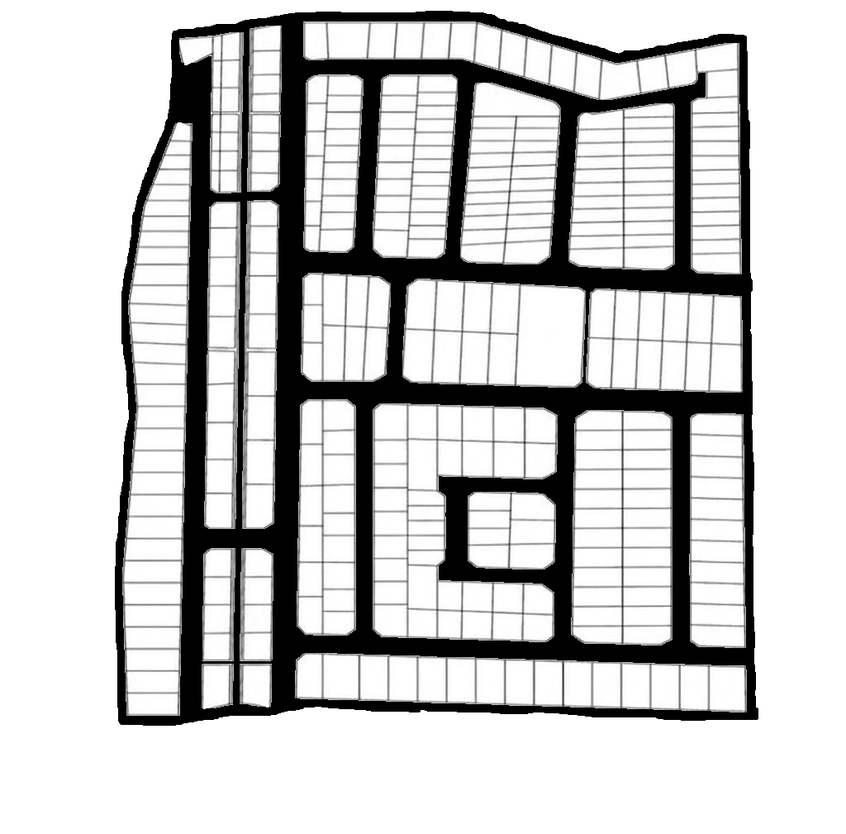
#> input picture scratch/lot_map_swap_backup/lot_plan_roads.png, 846 x 834 px, shrunk from 1024 x 1009 before the run, found by its file name
$ python probe_fixed8.py
#> lines starting #> are read from the running program, lines starting #| are printed output that depends on the picture; after the words box and inside, x2 and y2 are one past the last pixel; in counts of white or black regions, pixels touching at a corner belong together
"""Axis-aligned ink-wall fit from cell centroids."""
from pathlib import Path

import cv2
import numpy as np
from PIL import Image, ImageDraw

ROOT = Path(__file__).resolve().parent.parent
rgb = np.array(Image.open(ROOT / "static/images/lot_plan_roads.png").convert("RGB"))
#> rgb is the input picture: shape (834, 846, 3); min 0, max 255, mean 201.7
gray = cv2.cvtColor(rgb, cv2.COLOR_RGB2GRAY)
H, W = gray.shape
#> H = 834; W = 846
ink = (gray < 108).astype(np.uint8)
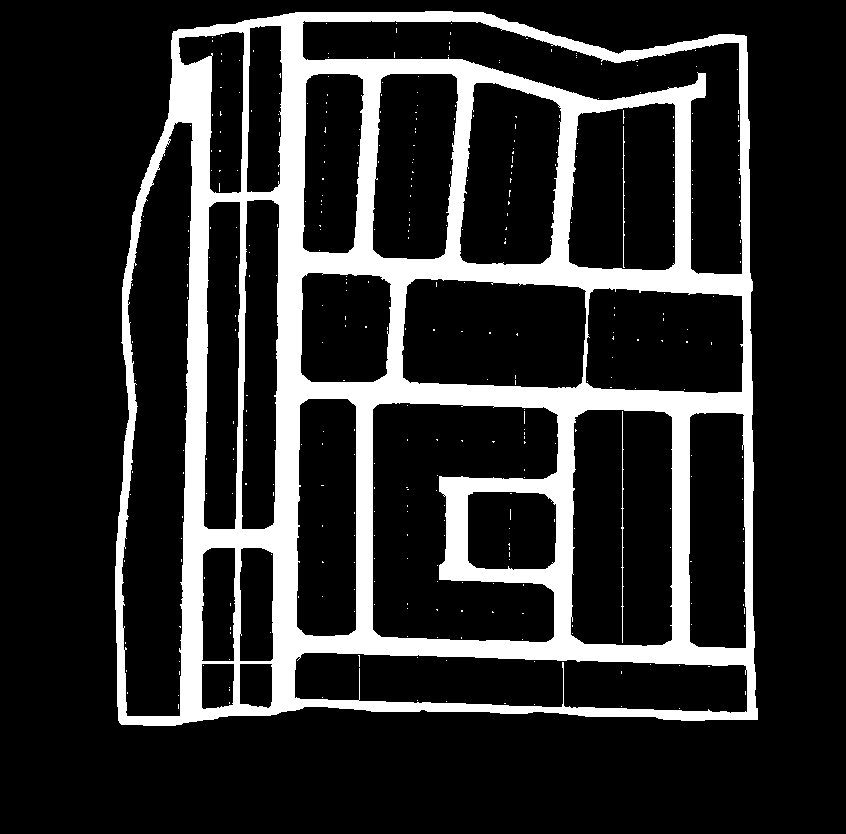
#> ink: shape (834, 846); values 0 (black) and 1 (white), 17.8% white; 379 white regions (376 under 20 px), largest, box (x1, y1, x2, y2) and area: (115, 11, 758, 726) 124296, (621, 411, 624, 643) 248, (622, 126, 625, 268) 155
ink_hard = cv2.dilate((gray < 108).astype(np.uint8) * 255, np.ones((3, 3), np.uint8), 1)
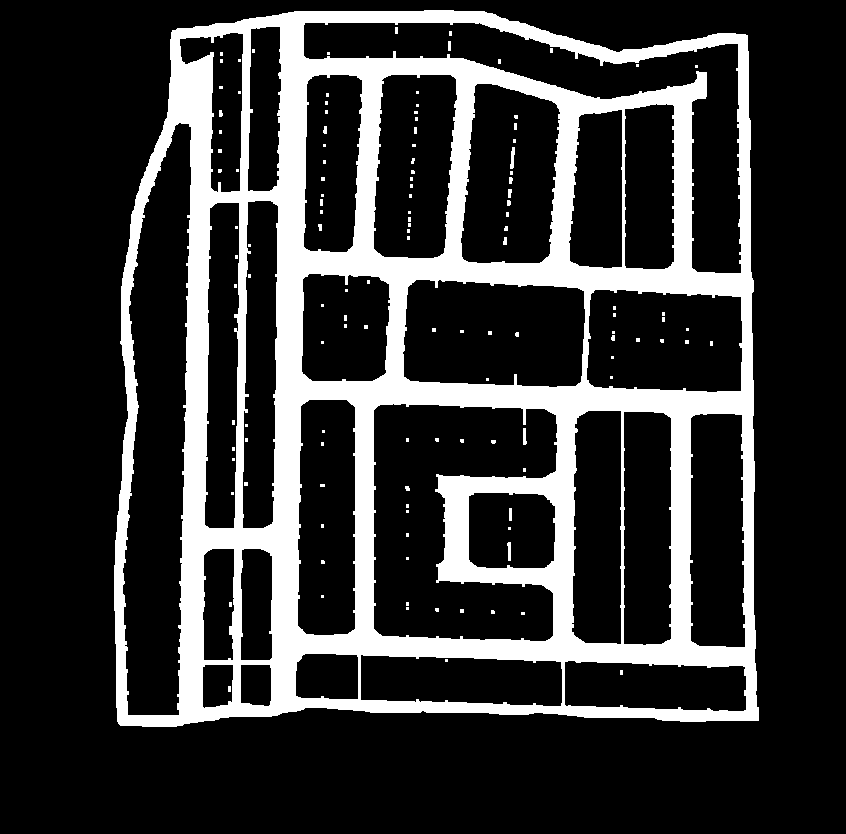
#> ink_hard: shape (834, 846); 20.8% white; 125 white regions (106 under 20 px), largest, box (x1, y1, x2, y2) and area: (114, 10, 759, 727) 145070, (510, 147, 515, 169) 74, (507, 542, 511, 561) 60
shaded = ((gray >= 125) & (gray <= 185)).astype(np.uint8) * 255
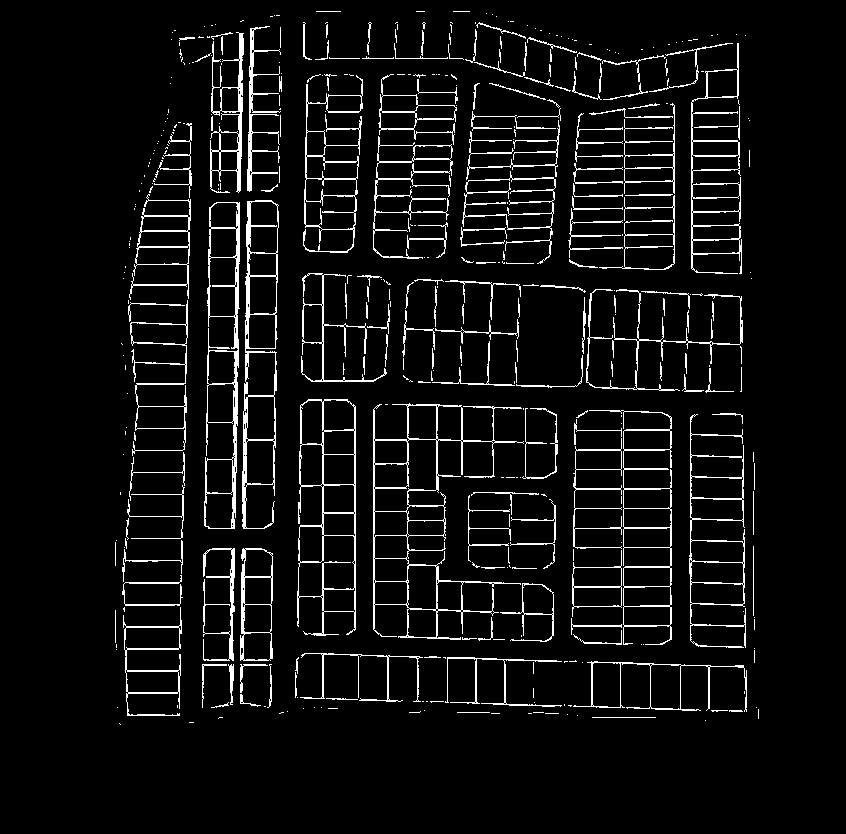
#> shaded: shape (834, 846); 6.1% white in thin lines or dots, all inside (x1, y1, x2, y2) = (115, 11, 759, 725)
cells = cv2.bitwise_and(shaded, cv2.bitwise_not(ink_hard))
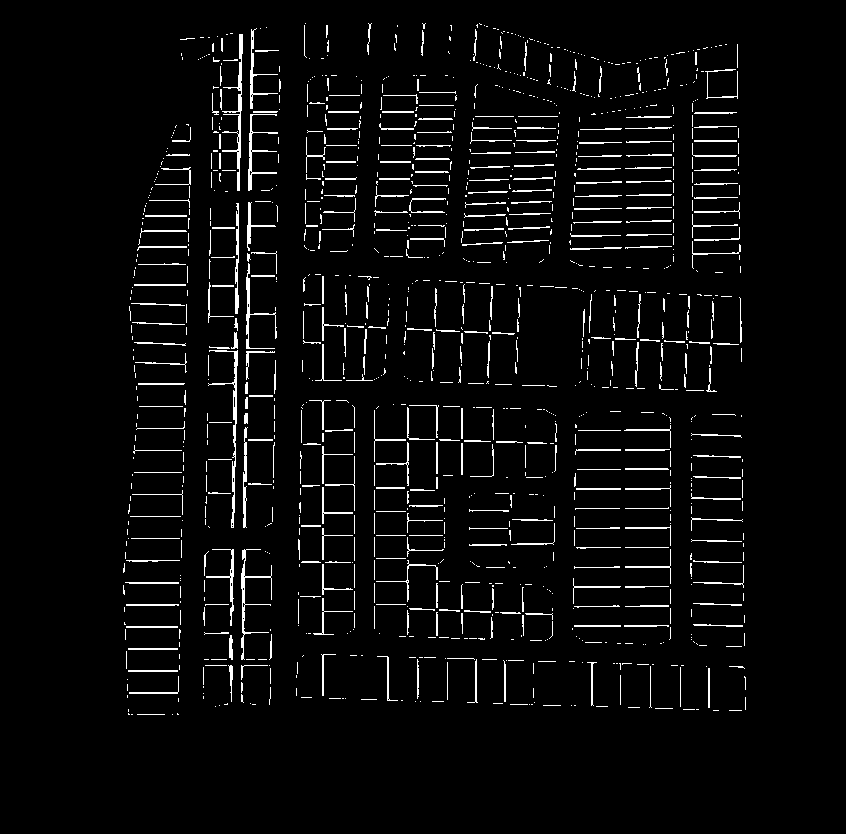
#> cells: shape (834, 846); 4% white in thin lines or dots, all inside (x1, y1, x2, y2) = (123, 23, 746, 715)
cells = cv2.morphologyEx(cells, cv2.MORPH_OPEN, np.ones((2, 2), np.uint8), 1)
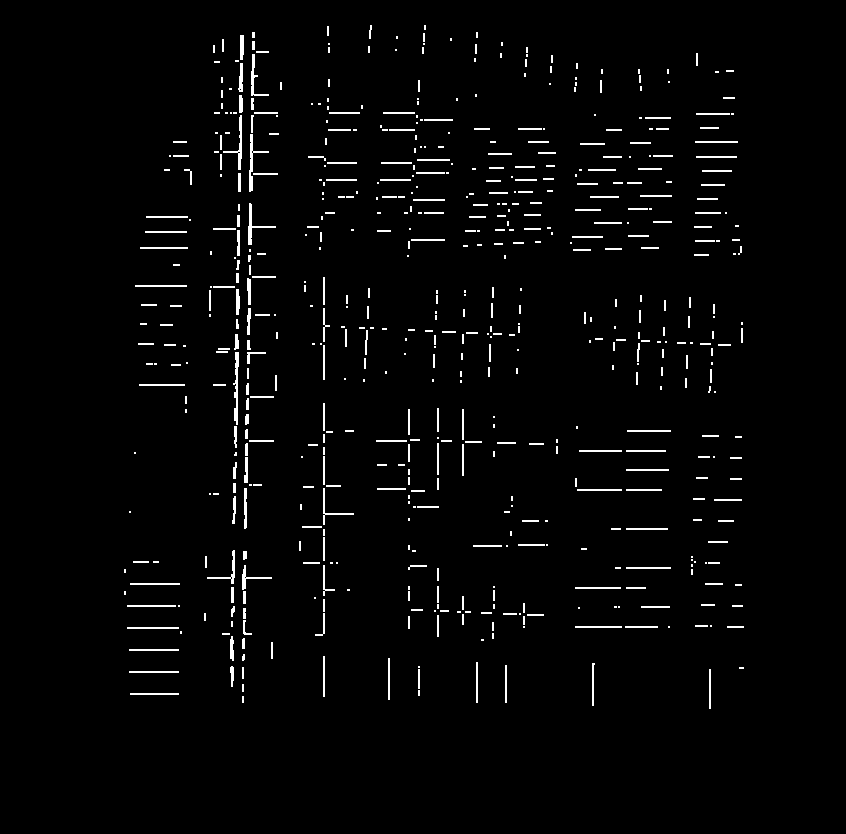
#> cells: shape (834, 846); 2.3% white in thin lines or dots, all inside (x1, y1, x2, y2) = (124, 25, 744, 709)

seeds = [
    (108.0, 96.0), (138.0, 101.0), (167.0, 106.0), (196.0, 111.0),
    (104.0, 116.0), (133.0, 126.0), (161.0, 134.0), (194.0, 145.0),
]


def centroid(sx, sy):
    ix, iy = int(round(sx)), int(round(sy))
    if cells[iy, ix] == 0:
        for r in range(1, 10):
            for dy in range(-r, r + 1):
                for dx in range(-r, r + 1):
                    xx, yy = ix + dx, iy + dy
                    if 0 <= xx < W and 0 <= yy < H and cells[yy, xx]:
                        ix, iy = xx, yy
                        break
                else:
                    continue
                break
            else:
                continue
            break
    if cells[iy, ix] == 0:
        return sx, sy
    mask = np.zeros((H + 2, W + 2), np.uint8)
    flood = cells.copy()
    cv2.floodFill(flood, mask, (ix, iy), 200)
    ys, xs = np.where(flood == 200)
    if len(xs) < 20:
        return sx, sy
    return float(xs.mean()), float(ys.mean())


def ray(sx, sy, ang, max_t=24.0):
    rad = np.deg2rad(ang)
    hit = max_t
    for t in np.linspace(1.5, max_t, 60):
        xx = int(round(sx + t * np.cos(rad)))
        yy = int(round(sy + t * np.sin(rad)))
        if not (0 <= xx < W and 0 <= yy < H) or ink[yy, xx]:
            hit = float(t)
            break
    return hit


def fit(sx0, sy0):
    sx, sy = centroid(sx0, sy0)
    # slight map tilt (~8 deg) — use that fixed angle for this cluster
    ang = 8.0
    a0, a1 = ang, ang + 90.0
    r = min(ray(sx, sy, a0), 18.0)
    l = min(ray(sx, sy, a0 + 180), 18.0)
    d = min(ray(sx, sy, a1), 16.0)
    u = min(ray(sx, sy, a1 + 180), 16.0)
    ux = np.array([np.cos(np.deg2rad(a0)), np.sin(np.deg2rad(a0))])
    uy = np.array([np.cos(np.deg2rad(a1)), np.sin(np.deg2rad(a1))])
    c = np.array([sx, sy]) + ux * ((r - l) / 2) + uy * ((d - u) / 2)
    sx, sy = float(c[0]), float(c[1])
    r = min(ray(sx, sy, a0), 18.0)
    l = min(ray(sx, sy, a0 + 180), 18.0)
    d = min(ray(sx, sy, a1), 16.0)
    u = min(ray(sx, sy, a1 + 180), 16.0)
    c = np.array([sx, sy]) + ux * ((r - l) / 2) + uy * ((d - u) / 2)
    half_w = (l + r) / 2 * 0.96
    half_h = (u + d) / 2 * 0.96
    box = np.array([
        c - ux * half_w - uy * half_h,
        c + ux * half_w - uy * half_h,
        c + ux * half_w + uy * half_h,
        c - ux * half_w + uy * half_h,
    ], dtype=np.float32)
    return box, c


img = Image.fromarray(rgb)
dr = ImageDraw.Draw(img)
for sx, sy in seeds:
    box, c = fit(sx, sy)
    poly = [(float(x), float(y)) for x, y in box]
    dr.line(poly + [poly[0]], fill=(0, 220, 80), width=2)
    print(f"({sx:.0f},{sy:.0f}) -> ({c[0]:.1f},{c[1]:.1f})")
#> this loop made 8 passes
#> (half_w in fit, half_h in fit) on pass 8: (9.86, 15.36)
#| (194,145) -> (180.6,141.7)

out = ROOT / "scratch" / "shaded_fixed8_fit.png"
img.crop((90, 70, 230, 180)).save(out)
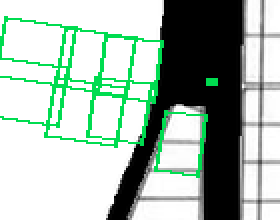
#> saved as shaded_fixed8_fit.png: PIL image 140x110 RGB (shown 2 times larger); mean R, G, B 167.7, 184.1, 173.7
print("wrote", out)
